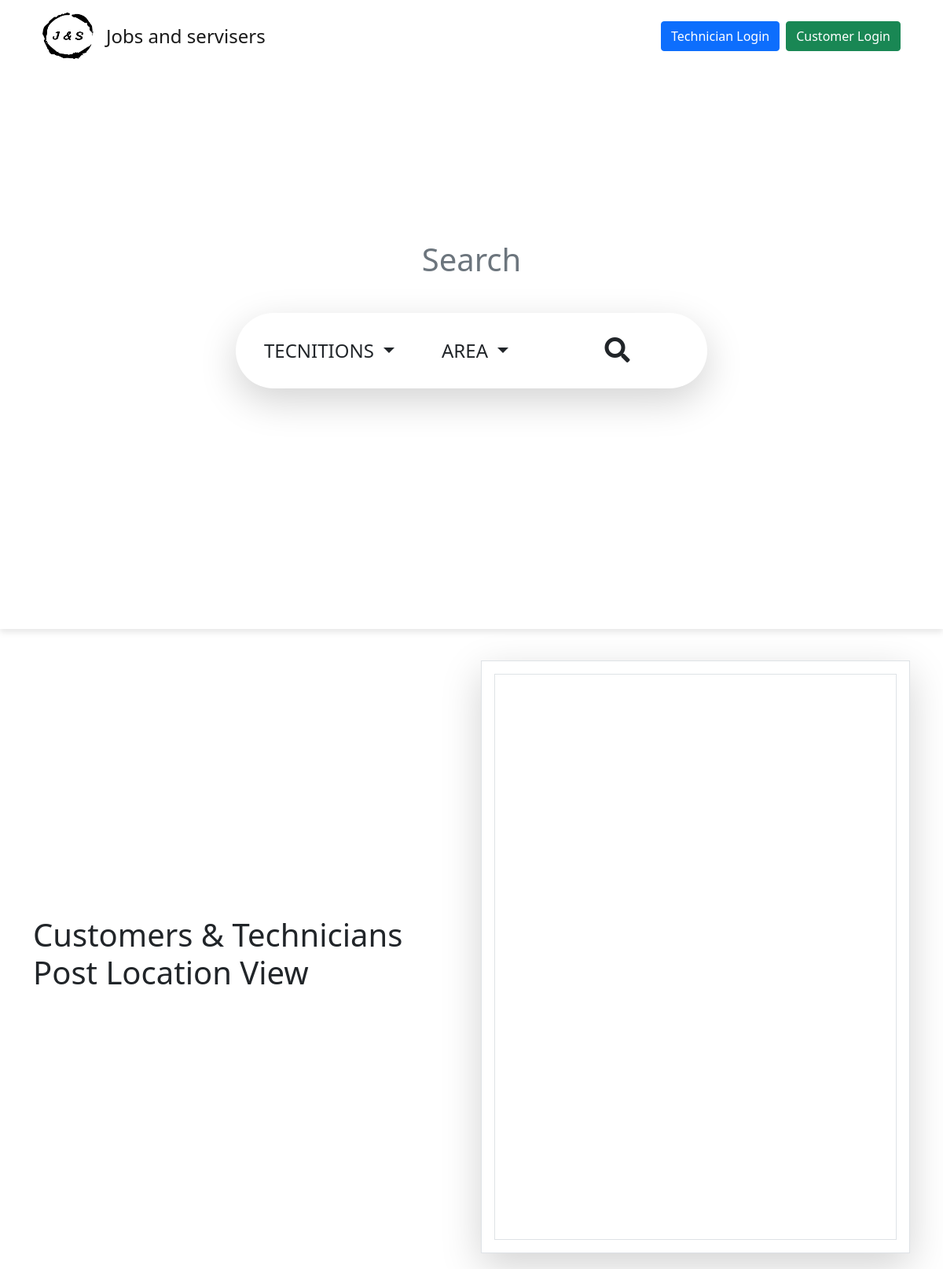
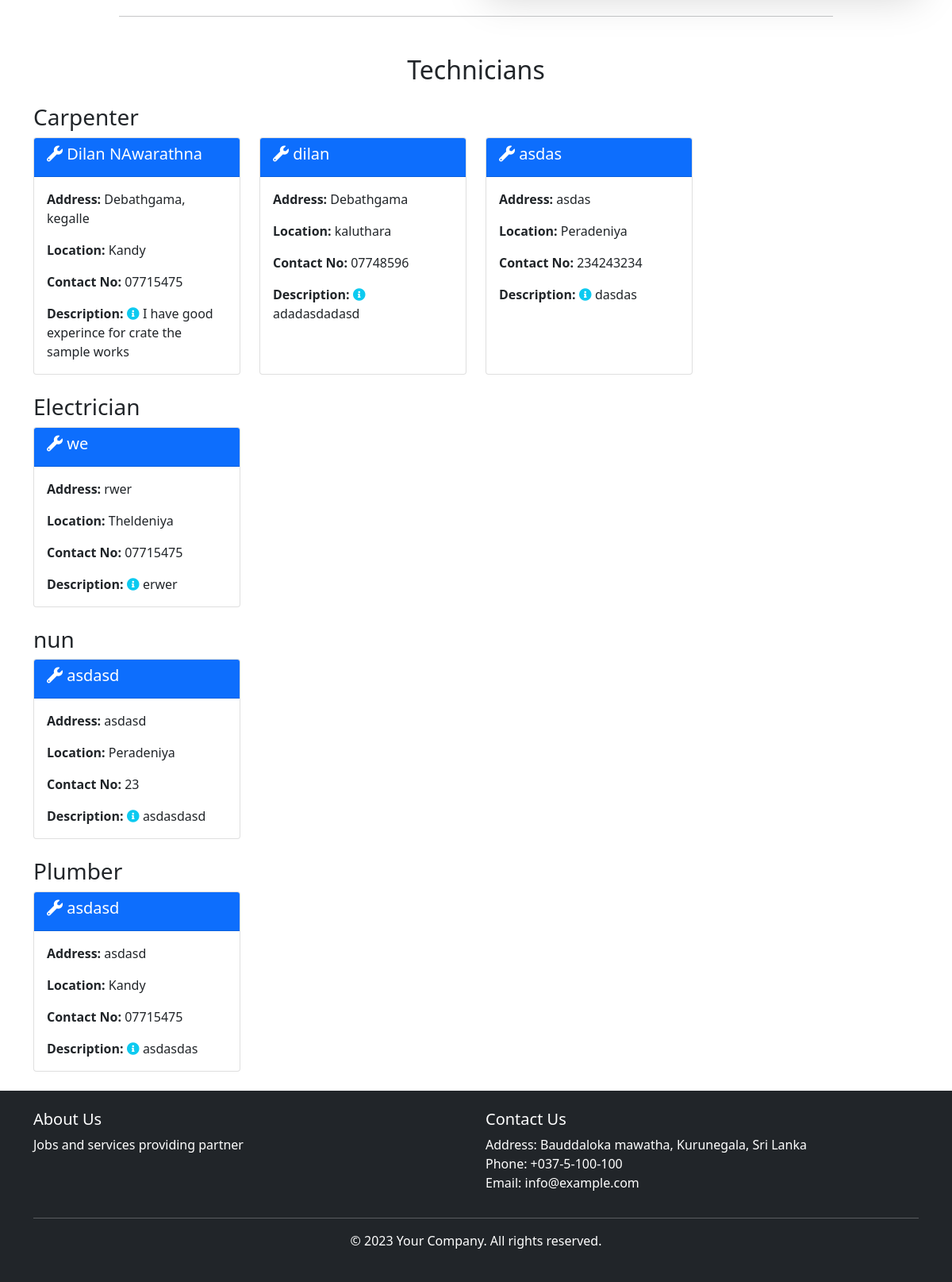
The app's page /home.php with its own data (2 pictures, top to bottom).
### tables this page shows
CREATE TABLE `tec_posts` (
  `job_id` int(11) NOT NULL,
  `name` varchar(255) DEFAULT NULL,
  `job_category` varchar(255) NOT NULL,
  `age` int(11) DEFAULT NULL,
  `physical_address` text DEFAULT NULL,
  `work_description` text DEFAULT NULL,
  `image1` varchar(255) DEFAULT NULL,
  `image2` varchar(255) DEFAULT NULL,
  `image3` varchar(255) DEFAULT NULL,
  `location` varchar(255) DEFAULT NULL,
  `phone_number` varchar(20) DEFAULT NULL,
  `tec_id` int(11) DEFAULT NULL,
  `lat` decimal(10,8) DEFAULT NULL,
  `lng` decimal(11,8) DEFAULT NULL,
  `map_address` varchar(255) DEFAULT NULL,
  `accepted` tinyint(1) NOT NULL DEFAULT 0
);

### homedisplaypost.php (the view, shortened to what this page needs)
<?php
$host = "localhost";
$db   = "jas";
$user = "root";
$pass = "";
$charset = 'utf8mb4';
$dsn = "mysql:host=$host;dbname=$db;charset=$charset";
$opt = [
    PDO::ATTR_ERRMODE            => PDO::ERRMODE_EXCEPTION,
    PDO::ATTR_DEFAULT_FETCH_MODE => PDO::FETCH_ASSOC,
    PDO::ATTR_EMULATE_PREPARES   => false,
];
try {
    $pdo = new PDO($dsn, $user, $pass, $opt);
    $sql = "SELECT * FROM tec_posts ORDER BY job_category ASC";
    $stmt = $pdo->prepare($sql);
    $stmt->execute();
    $jobs = $stmt->fetchAll();
} catch(PDOException $e) {
    die("Database error: " . $e->getMessage());
}
?>
<div class="container mt-5">
    <h2 class="text-center">Technicians</h2>
    <?php
    $currentCategory = "";
    foreach ($jobs as $job) {
        if ($currentCategory != $job['job_category']) {
            if ($currentCategory != "") {
                echo '</div>';
            }
            echo '<h3 class="mt-4">' . $job['job_category'] . '</h3>';
            echo '<div class="row g-4 d-flex align-items-stretch">';
            $currentCategory = $job['job_category'];
        }
    ?>
    <div class="col-6 col-md-4 col-lg-3">
        <div class="card h-100">
            <div class="card-header bg-primary text-white">
                <h5 class="card-title">
                    <i class="fa fa-wrench"></i> <?php echo $job['name']; ?>
                </h5>
            </div>
            <div class="card-body">
                <p class="card-text"><strong>Address:</strong> <?php echo $job['physical_address']; ?></p>
                <p class="card-text"><strong>Location:</strong> <?php echo $job['location']; ?></p>
                <p class="card-text"><strong>Contact No:</strong> <?php echo $job['phone_number']; ?></p>
                <p class="card-text">
                    <strong>Description:</strong>
                    <i class="fa fa-info-circle text-info"></i>
                    <?php echo $job['work_description']; ?>
                </p>
            </div>
        </div>
    </div>
    <?php
    }
    if ($currentCategory != "") {
        echo '</div>';
    }
    ?>
</div>

### records on screen
tec_posts: job_category "Carpenter", name "Dilan NAwarathna", physical_address "Debathgama, kegalle", location "Kandy", phone_number "07715475", work_description "I have good experince for crate the sample works"
tec_posts: name "dilan", physical_address "Debathgama", location "kaluthara", phone_number "07748596", work_description "adadasdadasd"
tec_posts: name "asdas", physical_address "asdas", location "Peradeniya", phone_number "234243234", work_description "dasdas"
tec_posts: job_category "Electrician", name "we", physical_address "rwer", location "Theldeniya", phone_number "07715475", work_description "erwer"
tec_posts: job_category "nun", name "asdasd", physical_address "asdasd", location "Peradeniya", phone_number "23", work_description "asdasdasd"
tec_posts: job_category "Plumber", name "asdasd", physical_address "asdasd", location "Kandy", phone_number "07715475", work_description "asdasdas"
